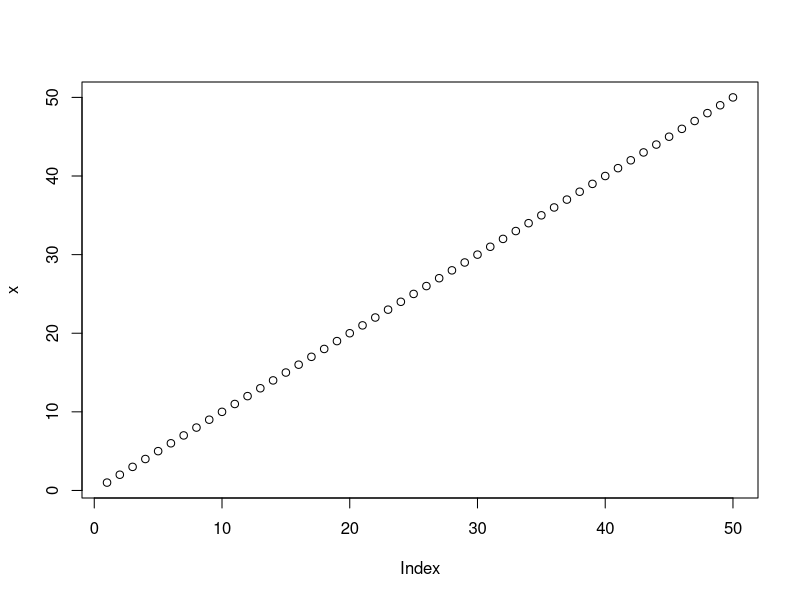
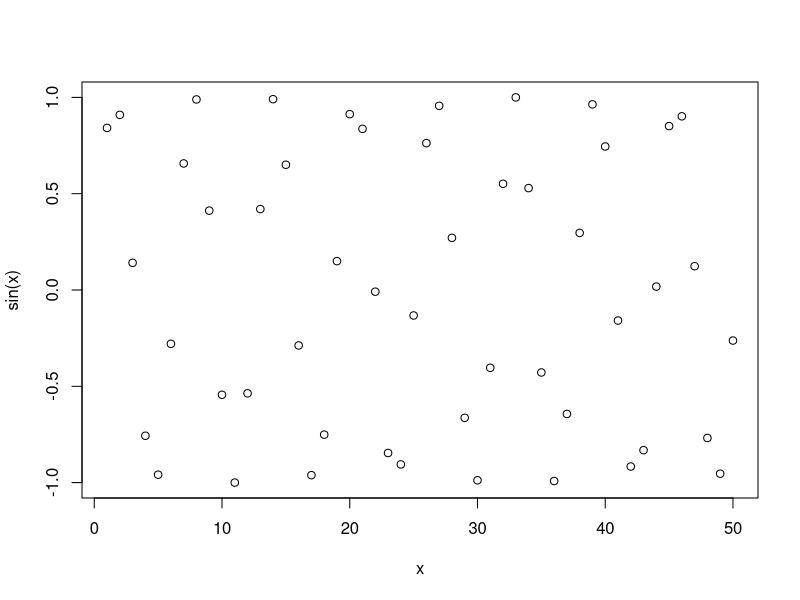
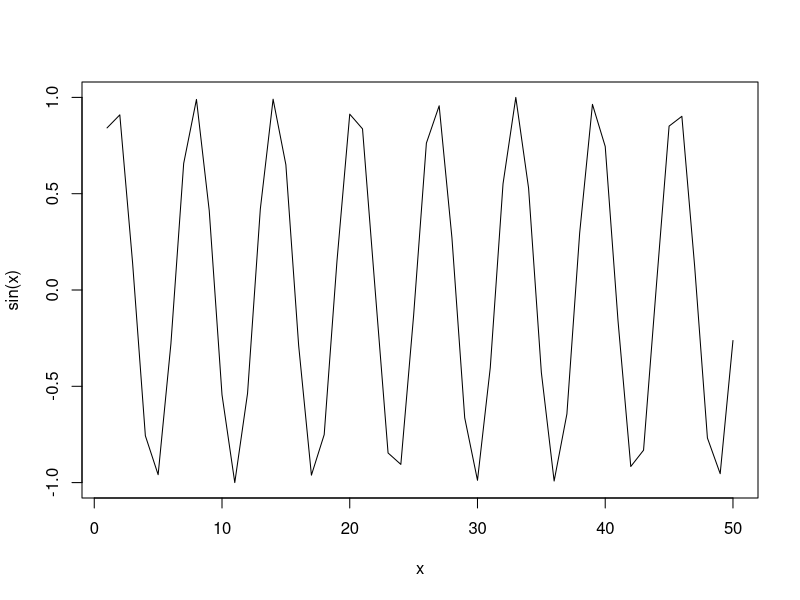
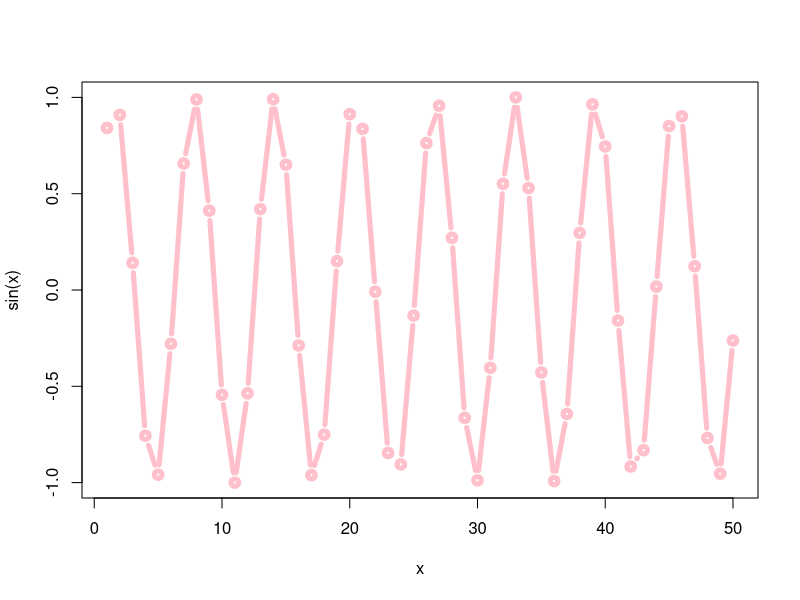

Source code (R) for these figures, in order:
# This is just a text file.

# base R graphics
x <- 1:50
plot(x) # value vs. index
plot(x, sin(x)) # now x and y, but this is ugly - argue
plot(x, sin(x), type = "l")
plot(x, sin(x), type = "b", col = "pink", lwd = 5)

# use packages instead of base R
# for plots - ggplot


